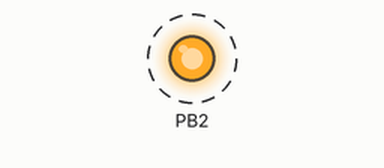
This program was run on a simulated ATmega328P, built with avr-gcc and emulated at 16 MHz. On the bench: output pins drawn as LEDs (lit = HIGH). Dashed ring = blinking.

Above: at 0.2 s.
Timing chart, 0 to 3.0 s (numbered marks = the images above):
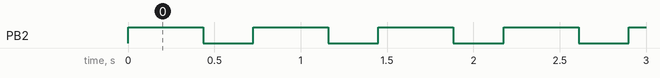

The program:

main.c
```c
/*
 * DA2A_T1_C.c
 *
 * Created: 5/6/2019 4:28:45 PM
 * Author : acate
 */


#define F_CPU 16000000		// Slow Rate of delay from 16MHz to 1MHz
#include <avr/io.h>			// Standard AVR Library
#include <util/delay.h>		// AVR library containing _delay_ms() function

#define LED 0b00000100		// Modify LED Bit here (Currently PB2)

int main(void) {			// Main Function
	DDRB = LED;				// Set PB2 as an Output
	PORTB = LED;			// Set PB2 as 'High'

	while (1) {				// Loop LED Toggle, Period of 735ms (60% High, 40% Low)
		_delay_ms(435);		// Delay Program by 435ms (Multiply '16' because 16MHz)
		PORTB &= ~LED;		// Turn OFF LED (High-to-Low)
		_delay_ms(290);		// Delay Program by 290ms (Multiply '16' because 16MHz)
		PORTB |= LED;		// Turn ON LED (Low-to-High)
	}
}
```

Measured:
- by itself, PB2: alternates HIGH for 0.43 s and LOW for 0.29 s
